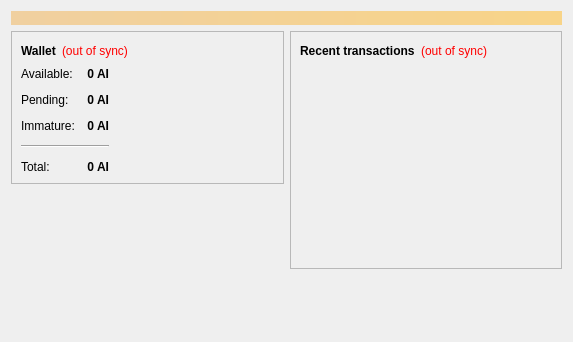
<?xml version="1.0" encoding="UTF-8"?>
<ui version="4.0">
 <class>OverviewPage</class>
 <widget class="QWidget" name="OverviewPage">
  <property name="geometry">
   <rect>
    <x>0</x>
    <y>0</y>
    <width>573</width>
    <height>342</height>
   </rect>
  </property>
  <property name="windowTitle">
   <string>Form</string>
  </property>
  <layout class="QVBoxLayout" name="topLayout">
   <item>
    <widget class="QLabel" name="labelAlerts">
     <property name="visible">
      <bool>false</bool>
     </property>
     <property name="styleSheet">
      <string notr="true">background-color: qlineargradient(x1: 0, y1: 0, x2: 1, y2: 0, stop:0 #F0D0A0, stop:1 #F8D488); color:#000000;</string>
     </property>
     <property name="wordWrap">
      <bool>true</bool>
     </property>
     <property name="margin">
      <number>3</number>
     </property>
    </widget>
   </item>
   <item>
    <layout class="QHBoxLayout" name="horizontalLayout" stretch="1,1">
     <item>
      <layout class="QVBoxLayout" name="verticalLayout_2">
       <item>
        <widget class="QFrame" name="frame">
         <property name="frameShape">
          <enum>QFrame::StyledPanel</enum>
         </property>
         <property name="frameShadow">
          <enum>QFrame::Raised</enum>
         </property>
         <layout class="QVBoxLayout" name="verticalLayout_4">
          <item>
           <layout class="QHBoxLayout" name="horizontalLayout_4">
            <item>
             <widget class="QLabel" name="label_5">
              <property name="font">
               <font>
                <weight>75</weight>
                <bold>true</bold>
               </font>
              </property>
              <property name="text">
               <string>Wallet</string>
              </property>
             </widget>
            </item>
            <item>
             <widget class="QLabel" name="labelWalletStatus">
              <property name="toolTip">
               <string>The displayed information may be out of date. Your wallet automatically synchronizes with the Starwels network after a connection is established, but this process has not completed yet.</string>
              </property>
              <property name="styleSheet">
               <string notr="true">QLabel { color: red; }</string>
              </property>
              <property name="text">
               <string notr="true">(out of sync)</string>
              </property>
              <property name="alignment">
               <set>Qt::AlignLeading|Qt::AlignLeft|Qt::AlignVCenter</set>
              </property>
             </widget>
            </item>
            <item>
             <spacer name="horizontalSpacer_2">
              <property name="orientation">
               <enum>Qt::Horizontal</enum>
              </property>
              <property name="sizeHint" stdset="0">
               <size>
                <width>40</width>
                <height>20</height>
               </size>
              </property>
             </spacer>
            </item>
           </layout>
          </item>
          <item>
          <layout class="QHBoxLayout" name="horizontalLayout_3">
           <item>
           <layout class="QFormLayout" name="formLayout_2">
            <property name="fieldGrowthPolicy">
             <enum>QFormLayout::AllNonFixedFieldsGrow</enum>
            </property>
            <property name="horizontalSpacing">
             <number>12</number>
            </property>
            <property name="verticalSpacing">
             <number>12</number>
            </property>
            <item row="0" column="0">
             <widget class="QLabel" name="label">
              <property name="text">
               <string>Available:</string>
              </property>
             </widget>
            </item>
            <item row="0" column="1">
             <widget class="QLabel" name="labelBalance">
              <property name="font">
               <font>
                <weight>75</weight>
                <bold>true</bold>
               </font>
              </property>
              <property name="cursor">
               <cursorShape>IBeamCursor</cursorShape>
              </property>
              <property name="toolTip">
               <string>Your current spendable balance</string>
              </property>
              <property name="text">
               <string notr="true">0 AI</string>
              </property>
              <property name="alignment">
               <set>Qt::AlignRight|Qt::AlignTrailing|Qt::AlignVCenter</set>
              </property>
              <property name="textInteractionFlags">
               <set>Qt::LinksAccessibleByMouse|Qt::TextSelectableByKeyboard|Qt::TextSelectableByMouse</set>
              </property>
             </widget>
            </item>
            <item row="1" column="0">
             <widget class="QLabel" name="label_3">
              <property name="text">
               <string>Pending:</string>
              </property>
             </widget>
            </item>
            <item row="1" column="1">
             <widget class="QLabel" name="labelUnconfirmed">
              <property name="font">
               <font>
                <weight>75</weight>
                <bold>true</bold>
               </font>
              </property>
              <property name="cursor">
               <cursorShape>IBeamCursor</cursorShape>
              </property>
              <property name="toolTip">
               <string>Total of transactions that have yet to be confirmed, and do not yet count toward the spendable balance</string>
              </property>
              <property name="text">
               <string notr="true">0 AI</string>
              </property>
              <property name="alignment">
               <set>Qt::AlignRight|Qt::AlignTrailing|Qt::AlignVCenter</set>
              </property>
              <property name="textInteractionFlags">
               <set>Qt::LinksAccessibleByMouse|Qt::TextSelectableByKeyboard|Qt::TextSelectableByMouse</set>
              </property>
             </widget>
            </item>
            <item row="2" column="0">
             <widget class="QLabel" name="labelImmatureText">
              <property name="text">
               <string>Immature:</string>
              </property>
             </widget>
            </item>
            <item row="2" column="1">
             <widget class="QLabel" name="labelImmature">
              <property name="font">
               <font>
                <weight>75</weight>
                <bold>true</bold>
               </font>
              </property>
              <property name="toolTip">
               <string>Mined balance that has not yet matured</string>
              </property>
              <property name="text">
               <string notr="true">0 AI</string>
              </property>
              <property name="alignment">
               <set>Qt::AlignRight|Qt::AlignTrailing|Qt::AlignVCenter</set>
              </property>
              <property name="textInteractionFlags">
               <set>Qt::LinksAccessibleByMouse|Qt::TextSelectableByKeyboard|Qt::TextSelectableByMouse</set>
              </property>
             </widget>
            </item>
            <item row="4" column="0">
             <widget class="QLabel" name="labelTotalText">
              <property name="text">
               <string>Total:</string>
              </property>
             </widget>
            </item>
            <item row="4" column="1">
             <widget class="QLabel" name="labelTotal">
              <property name="font">
               <font>
                <weight>75</weight>
                <bold>true</bold>
               </font>
              </property>
              <property name="cursor">
               <cursorShape>IBeamCursor</cursorShape>
              </property>
              <property name="toolTip">
               <string>Your current total balance</string>
              </property>
              <property name="text">
               <string notr="true">0 AI</string>
              </property>
              <property name="alignment">
               <set>Qt::AlignRight|Qt::AlignTrailing|Qt::AlignVCenter</set>
              </property>
              <property name="textInteractionFlags">
               <set>Qt::LinksAccessibleByMouse|Qt::TextSelectableByKeyboard|Qt::TextSelectableByMouse</set>
              </property>
             </widget>
            </item>
            <item row="3" column="0" colspan="2">
             <widget class="Line" name="line">
              <property name="orientation">
               <enum>Qt::Horizontal</enum>
              </property>
             </widget>
            </item>
           </layout>
          </item>
            <item>
             <spacer name="horizontalSpacer_3">
              <property name="orientation">
               <enum>Qt::Horizontal</enum>
              </property>
              <property name="sizeHint" stdset="0">
               <size>
                <width>40</width>
                <height>20</height>
               </size>
              </property>
             </spacer>
            </item>
           </layout>
          </item>
         </layout>
        </widget>
       </item>
       <item>
        <spacer name="verticalSpacer">
         <property name="orientation">
          <enum>Qt::Vertical</enum>
         </property>
         <property name="sizeHint" stdset="0">
          <size>
           <width>20</width>
           <height>40</height>
          </size>
         </property>
        </spacer>
       </item>
      </layout>
     </item>
     <item>
      <layout class="QVBoxLayout" name="verticalLayout_3">
       <item>
        <widget class="QFrame" name="frame_2">
         <property name="frameShape">
          <enum>QFrame::StyledPanel</enum>
         </property>
         <property name="frameShadow">
          <enum>QFrame::Raised</enum>
         </property>
         <layout class="QVBoxLayout" name="verticalLayout">
          <item>
           <layout class="QHBoxLayout" name="horizontalLayout_2">
            <item>
             <widget class="QLabel" name="label_4">
              <property name="text">
               <string>&lt;b&gt;Recent transactions&lt;/b&gt;</string>
              </property>
             </widget>
            </item>
            <item>
             <widget class="QLabel" name="labelTransactionsStatus">
              <property name="toolTip">
               <string>The displayed information may be out of date. Your wallet automatically synchronizes with the Starwels network after a connection is established, but this process has not completed yet.</string>
              </property>
              <property name="styleSheet">
               <string notr="true">QLabel { color: red; }</string>
              </property>
              <property name="text">
               <string notr="true">(out of sync)</string>
              </property>
              <property name="alignment">
               <set>Qt::AlignRight|Qt::AlignTrailing|Qt::AlignVCenter</set>
              </property>
             </widget>
            </item>
            <item>
             <spacer name="horizontalSpacer">
              <property name="orientation">
               <enum>Qt::Horizontal</enum>
              </property>
              <property name="sizeHint" stdset="0">
               <size>
                <width>40</width>
                <height>20</height>
               </size>
              </property>
             </spacer>
            </item>
           </layout>
          </item>
          <item>
           <widget class="QListView" name="listTransactions">
            <property name="styleSheet">
             <string notr="true">QListView { background: transparent; }</string>
            </property>
            <property name="frameShape">
             <enum>QFrame::NoFrame</enum>
            </property>
            <property name="verticalScrollBarPolicy">
             <enum>Qt::ScrollBarAlwaysOff</enum>
            </property>
            <property name="horizontalScrollBarPolicy">
             <enum>Qt::ScrollBarAlwaysOff</enum>
            </property>
            <property name="selectionMode">
             <enum>QAbstractItemView::NoSelection</enum>
            </property>
           </widget>
          </item>
         </layout>
        </widget>
       </item>
       <item>
        <spacer name="verticalSpacer_2">
         <property name="orientation">
          <enum>Qt::Vertical</enum>
         </property>
         <property name="sizeHint" stdset="0">
          <size>
           <width>20</width>
           <height>40</height>
          </size>
         </property>
        </spacer>
       </item>
      </layout>
     </item>
    </layout>
   </item>
  </layout>
 </widget>
 <resources/>
 <connections/>
</ui>
